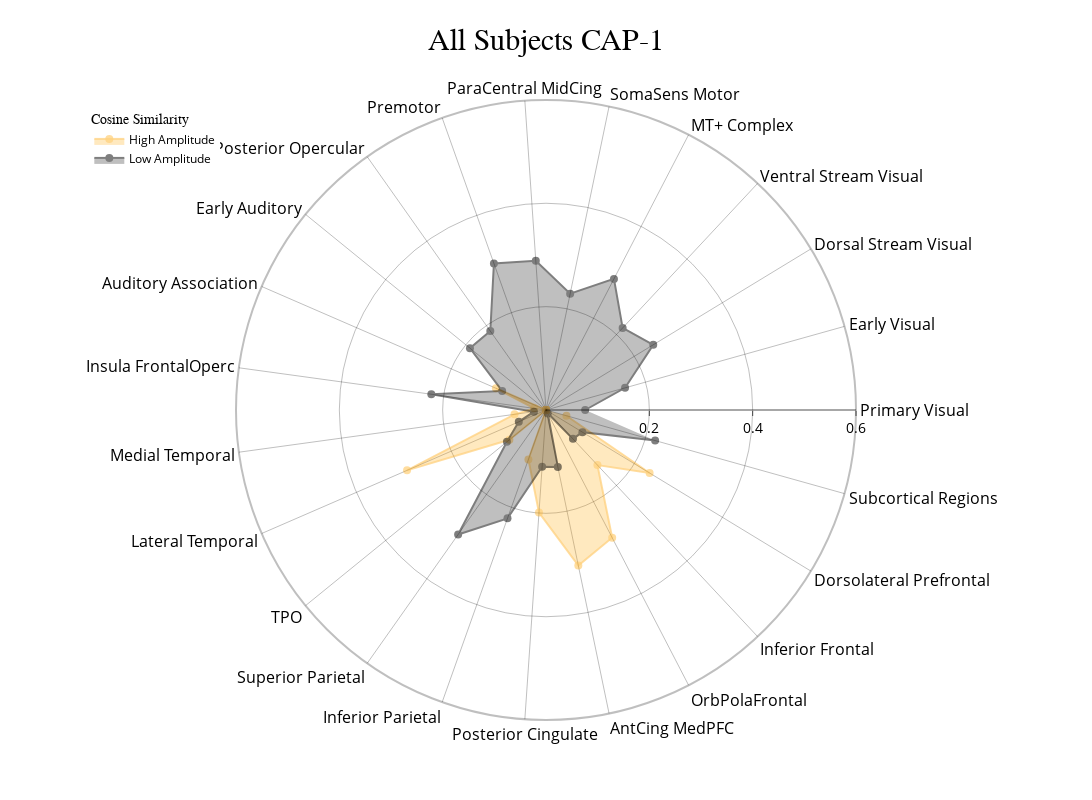
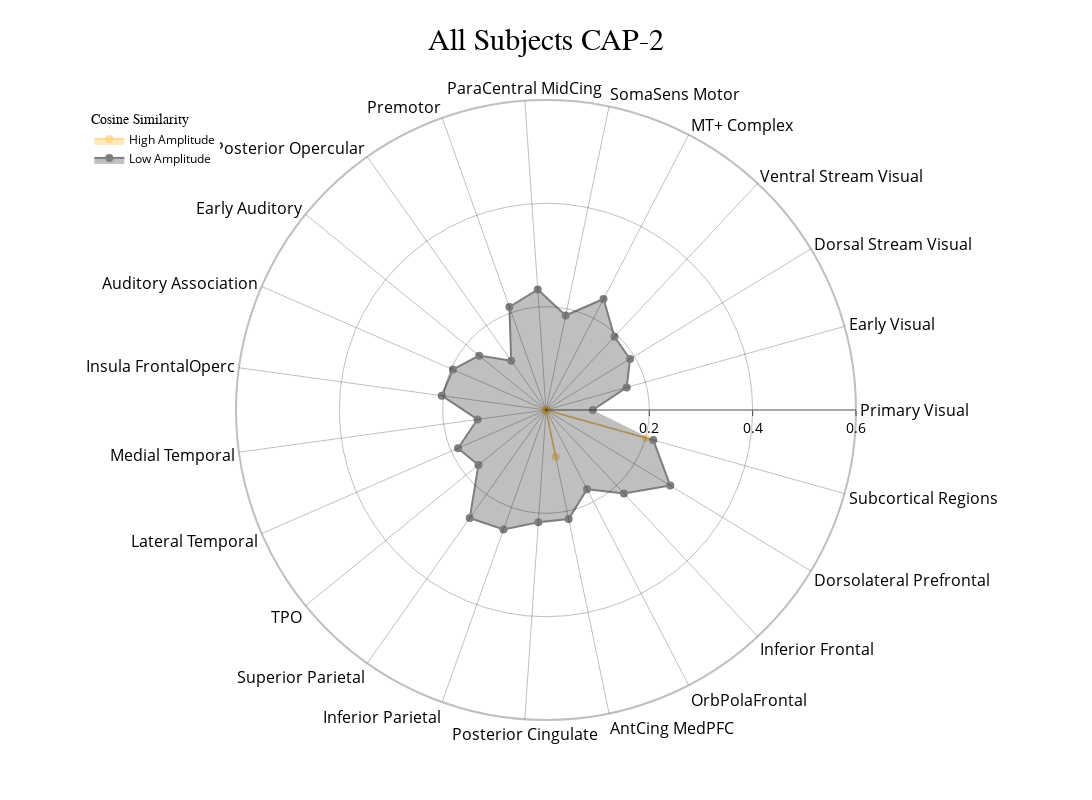
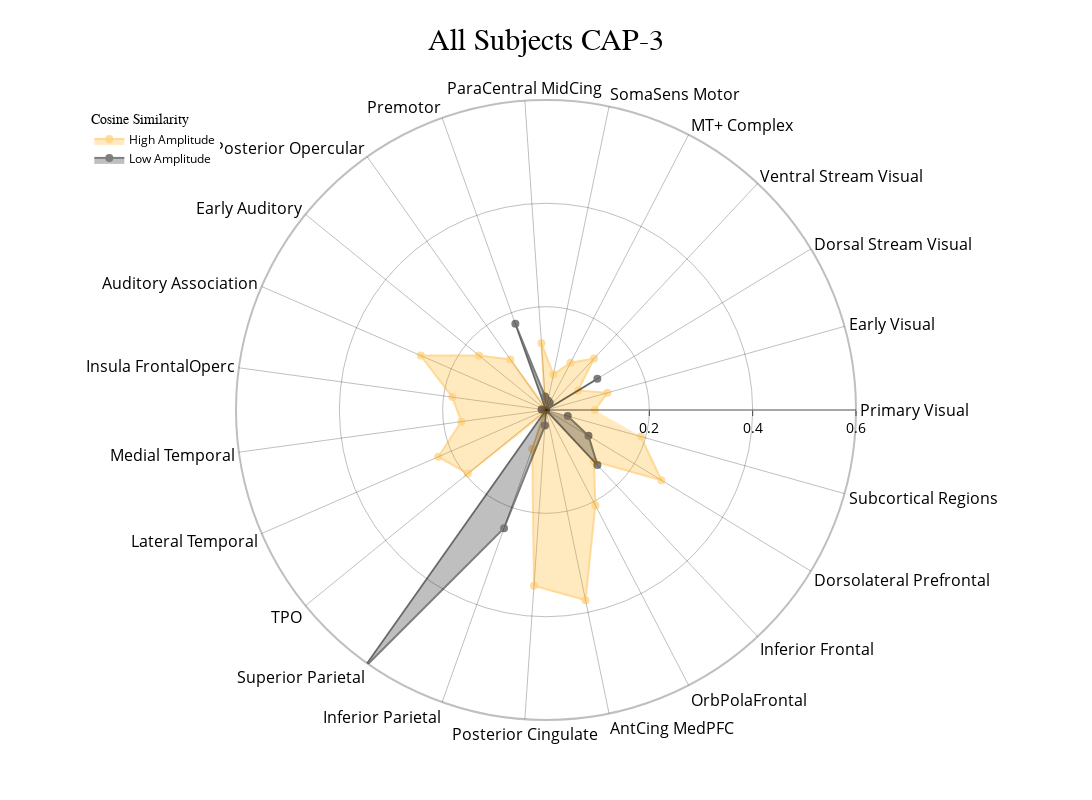
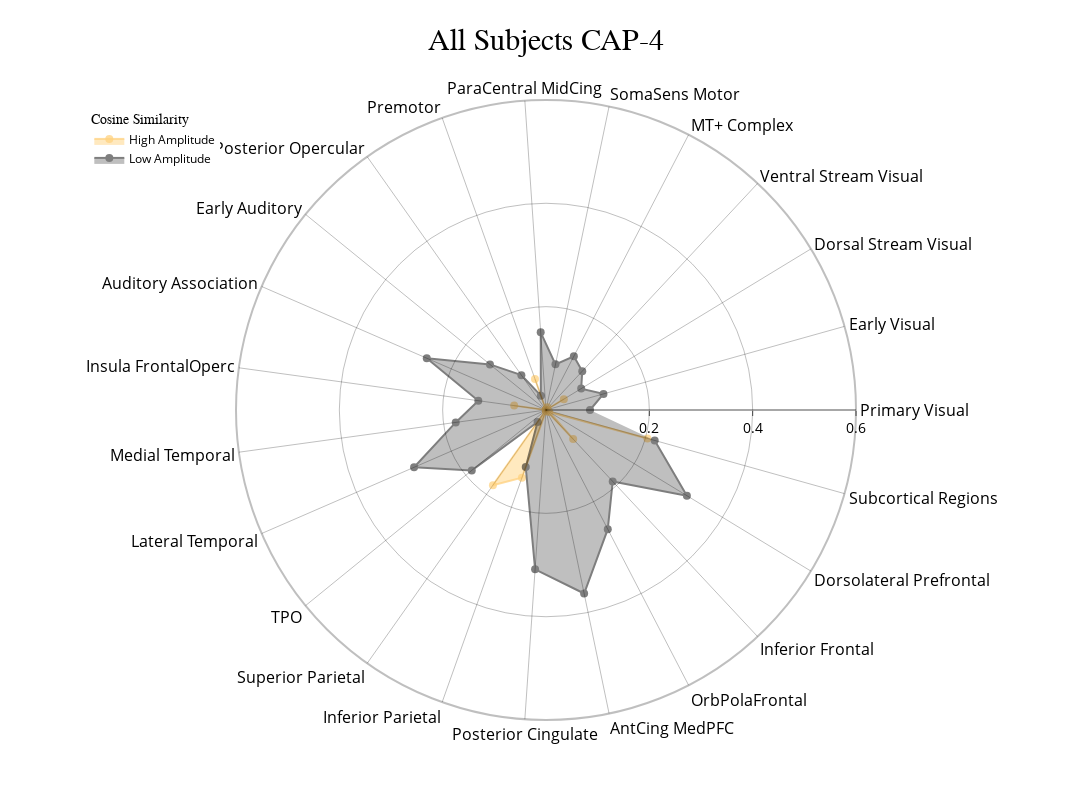

The notebook cell saved with these charts, in order:
### Code cell
radialaxis = {
    "showline": True,
    "linewidth": 2,
    "linecolor": "rgba(0, 0, 0, 0.25)",
    "gridcolor": "rgba(0, 0, 0, 0.25)",
    "ticks": "outside",
    "tickfont": {"size": 14, "color": "black"},
    "range": [0, 0.6],
    "tickvals": [0.2, "", 0.4, "", 0.6],
}

color_discrete_map = {"High Amplitude": "rgba(255, 165, 0, 0.75)", "Low Amplitude": "black"}

cap_analysis.caps2radar(
    radialaxis=radialaxis,
    fill="toself",
    color_discrete_map=color_discrete_map,
    use_scatterpolar=True,
    output_dir=output_dir,
    as_html=True,
)

### Figure 1 — Plotly figure (JSON) as saved in the notebook; plotly's stock layout.template omitted (floating-point values rounded to 4 significant figures)
{"data": [{"connectgaps": true, "fill": "toself", "line": {"color": "rgba(255, 165, 0, 0.75)", "width": 2}, "marker": {"color": "rgba(255, 165, 0, 0.75)", "size": 8}, "mode": "markers+lines", "name": "High Amplitude", "opacity": 0.5, "r": [0, 0, 0, 0, 0, 0, 0, 0, 0, 0, 0.1057, 0.02312, 0.06152, 0.2932, 0.09137, 0, 0.1017, 0.199, 0.3076, 0.2784, 0.1459, 0.2347, 0.04106], "theta": ["Primary Visual", "Early Visual", "Dorsal Stream Visual", "Ventral Stream Visual", "MT+ Complex", "SomaSens Motor", "ParaCentral MidCing", "Premotor", "Posterior Opercular", "Early Auditory", "Auditory Association", "Insula FrontalOperc", "Medial Temporal", "Lateral Temporal", "TPO", "Superior Parietal", "Inferior Parietal", "Posterior Cingulate", "AntCing MedPFC", "OrbPolaFrontal", "Inferior Frontal", "Dorsolateral Prefrontal", "Subcortical Regions"], "type": "scatterpolar"}, {"connectgaps": true, "fill": "toself", "line": {"color": "black", "width": 2}, "marker": {"color": "black", "size": 8}, "mode": "markers+lines", "name": "Low Amplitude", "opacity": 0.5, "r": [0.07582, 0.1589, 0.2429, 0.2173, 0.2858, 0.2298, 0.2896, 0.301, 0.1869, 0.1898, 0.09248, 0.224, 0.02359, 0.0574, 0.09746, 0.2949, 0.2225, 0.1099, 0.1125, 0.007424, 0.07647, 0.08248, 0.2194], "theta": ["Primary Visual", "Early Visual", "Dorsal Stream Visual", "Ventral Stream Visual", "MT+ Complex", "SomaSens Motor", "ParaCentral MidCing", "Premotor", "Posterior Opercular", "Early Auditory", "Auditory Association", "Insula FrontalOperc", "Medial Temporal", "Lateral Temporal", "TPO", "Superior Parietal", "Inferior Parietal", "Posterior Cingulate", "AntCing MedPFC", "OrbPolaFrontal", "Inferior Frontal", "Dorsolateral Prefrontal", "Subcortical Regions"], "type": "scatterpolar"}], "layout": {"height": 800, "legend": {"font": {"color": "black", "size": 12}, "title": {"font": {"family": "Times New Roman"}, "text": "Cosine Similarity"}, "x": 0.01, "xanchor": "left", "y": 0.99, "yanchor": "top"}, "polar": {"angularaxis": {"gridcolor": "rgba(0, 0, 0, 0.25)", "linecolor": "rgba(0, 0, 0, 0.25)", "linewidth": 2, "showline": true, "tickfont": {"color": "black", "size": 16}}, "bgcolor": "white", "radialaxis": {"gridcolor": "rgba(0, 0, 0, 0.25)", "linecolor": "rgba(0, 0, 0, 0.25)", "linewidth": 2, "range": [0, 0.6], "showline": true, "tickfont": {"color": "black", "size": 14}, "ticks": "outside", "tickvals": [0.2, "", 0.4, "", 0.6]}}, "showlegend": true, "title": {"font": {"color": "black", "family": "Times New Roman", "size": 30}, "text": "All Subjects CAP-1", "x": 0.5}, "width": 1200}}

### Figure 2 — Plotly figure (JSON) as saved in the notebook; plotly's stock layout.template omitted (floating-point values rounded to 4 significant figures)
{"data": [{"connectgaps": true, "fill": "toself", "line": {"color": "rgba(255, 165, 0, 0.75)", "width": 2}, "marker": {"color": "rgba(255, 165, 0, 0.75)", "size": 8}, "mode": "markers+lines", "name": "High Amplitude", "opacity": 0.5, "r": [0, 0, 0, 0, 0, 0, 0, 0, 0, 0, 0, 0, 0, 0, 0, 0, 0, 0, 0.09241, 0, 0, 0, 0.201], "theta": ["Primary Visual", "Early Visual", "Dorsal Stream Visual", "Ventral Stream Visual", "MT+ Complex", "SomaSens Motor", "ParaCentral MidCing", "Premotor", "Posterior Opercular", "Early Auditory", "Auditory Association", "Insula FrontalOperc", "Medial Temporal", "Lateral Temporal", "TPO", "Superior Parietal", "Inferior Parietal", "Posterior Cingulate", "AntCing MedPFC", "OrbPolaFrontal", "Inferior Frontal", "Dorsolateral Prefrontal", "Subcortical Regions"], "type": "scatterpolar"}, {"connectgaps": true, "fill": "toself", "line": {"color": "black", "width": 2}, "marker": {"color": "black", "size": 8}, "mode": "markers+lines", "name": "Low Amplitude", "opacity": 0.5, "r": [0.09057, 0.1622, 0.1904, 0.194, 0.242, 0.1868, 0.2337, 0.2115, 0.1168, 0.1667, 0.1965, 0.2036, 0.1337, 0.1856, 0.1685, 0.2559, 0.2455, 0.2176, 0.2155, 0.1725, 0.221, 0.2814, 0.2157], "theta": ["Primary Visual", "Early Visual", "Dorsal Stream Visual", "Ventral Stream Visual", "MT+ Complex", "SomaSens Motor", "ParaCentral MidCing", "Premotor", "Posterior Opercular", "Early Auditory", "Auditory Association", "Insula FrontalOperc", "Medial Temporal", "Lateral Temporal", "TPO", "Superior Parietal", "Inferior Parietal", "Posterior Cingulate", "AntCing MedPFC", "OrbPolaFrontal", "Inferior Frontal", "Dorsolateral Prefrontal", "Subcortical Regions"], "type": "scatterpolar"}], "layout": {"height": 800, "legend": {"font": {"color": "black", "size": 12}, "title": {"font": {"family": "Times New Roman"}, "text": "Cosine Similarity"}, "x": 0.01, "xanchor": "left", "y": 0.99, "yanchor": "top"}, "polar": {"angularaxis": {"gridcolor": "rgba(0, 0, 0, 0.25)", "linecolor": "rgba(0, 0, 0, 0.25)", "linewidth": 2, "showline": true, "tickfont": {"color": "black", "size": 16}}, "bgcolor": "white", "radialaxis": {"gridcolor": "rgba(0, 0, 0, 0.25)", "linecolor": "rgba(0, 0, 0, 0.25)", "linewidth": 2, "range": [0, 0.6], "showline": true, "tickfont": {"color": "black", "size": 14}, "ticks": "outside", "tickvals": [0.2, "", 0.4, "", 0.6]}}, "showlegend": true, "title": {"font": {"color": "black", "family": "Times New Roman", "size": 30}, "text": "All Subjects CAP-2", "x": 0.5}, "width": 1200}}

### Figure 3 — Plotly figure (JSON) as saved in the notebook; plotly's stock layout.template omitted (floating-point values rounded to 4 significant figures)
{"data": [{"connectgaps": true, "fill": "toself", "line": {"color": "rgba(255, 165, 0, 0.75)", "width": 2}, "marker": {"color": "rgba(255, 165, 0, 0.75)", "size": 8}, "mode": "markers+lines", "name": "High Amplitude", "opacity": 0.5, "r": [0.0945, 0.1235, 0.07269, 0.1362, 0.1032, 0.07036, 0.1294, 0.006458, 0.1197, 0.167, 0.2643, 0.183, 0.1654, 0.2274, 0.1951, 0.007337, 0.07966, 0.341, 0.376, 0.2078, 0.1361, 0.2615, 0.1908], "theta": ["Primary Visual", "Early Visual", "Dorsal Stream Visual", "Ventral Stream Visual", "MT+ Complex", "SomaSens Motor", "ParaCentral MidCing", "Premotor", "Posterior Opercular", "Early Auditory", "Auditory Association", "Insula FrontalOperc", "Medial Temporal", "Lateral Temporal", "TPO", "Superior Parietal", "Inferior Parietal", "Posterior Cingulate", "AntCing MedPFC", "OrbPolaFrontal", "Inferior Frontal", "Dorsolateral Prefrontal", "Subcortical Regions"], "type": "scatterpolar"}, {"connectgaps": true, "fill": "toself", "line": {"color": "black", "width": 2}, "marker": {"color": "black", "size": 8}, "mode": "markers+lines", "name": "Low Amplitude", "opacity": 0.5, "r": [0, 0, 0.1163, 0, 0.01569, 0.01896, 0.02625, 0.1771, 0, 0, 0, 0.008701, 0, 0, 0, 0.6125, 0.2428, 0.03019, 0, 0, 0.1458, 0.09626, 0.04377], "theta": ["Primary Visual", "Early Visual", "Dorsal Stream Visual", "Ventral Stream Visual", "MT+ Complex", "SomaSens Motor", "ParaCentral MidCing", "Premotor", "Posterior Opercular", "Early Auditory", "Auditory Association", "Insula FrontalOperc", "Medial Temporal", "Lateral Temporal", "TPO", "Superior Parietal", "Inferior Parietal", "Posterior Cingulate", "AntCing MedPFC", "OrbPolaFrontal", "Inferior Frontal", "Dorsolateral Prefrontal", "Subcortical Regions"], "type": "scatterpolar"}], "layout": {"height": 800, "legend": {"font": {"color": "black", "size": 12}, "title": {"font": {"family": "Times New Roman"}, "text": "Cosine Similarity"}, "x": 0.01, "xanchor": "left", "y": 0.99, "yanchor": "top"}, "polar": {"angularaxis": {"gridcolor": "rgba(0, 0, 0, 0.25)", "linecolor": "rgba(0, 0, 0, 0.25)", "linewidth": 2, "showline": true, "tickfont": {"color": "black", "size": 16}}, "bgcolor": "white", "radialaxis": {"gridcolor": "rgba(0, 0, 0, 0.25)", "linecolor": "rgba(0, 0, 0, 0.25)", "linewidth": 2, "range": [0, 0.6], "showline": true, "tickfont": {"color": "black", "size": 14}, "ticks": "outside", "tickvals": [0.2, "", 0.4, "", 0.6]}}, "showlegend": true, "title": {"font": {"color": "black", "family": "Times New Roman", "size": 30}, "text": "All Subjects CAP-3", "x": 0.5}, "width": 1200}}

### Figure 4 — Plotly figure (JSON) as saved in the notebook; plotly's stock layout.template omitted (floating-point values rounded to 4 significant figures)
{"data": [{"connectgaps": true, "fill": "toself", "line": {"color": "rgba(255, 165, 0, 0.75)", "width": 2}, "marker": {"color": "rgba(255, 165, 0, 0.75)", "size": 8}, "mode": "markers+lines", "name": "High Amplitude", "opacity": 0.5, "r": [0, 0, 0.04039, 0, 0.005723, 0, 0, 0.06361, 0, 0, 0, 0.0622, 0, 0, 0, 0.1781, 0.1391, 0.002388, 0, 0, 0.07707, 0.007385, 0.2038], "theta": ["Primary Visual", "Early Visual", "Dorsal Stream Visual", "Ventral Stream Visual", "MT+ Complex", "SomaSens Motor", "ParaCentral MidCing", "Premotor", "Posterior Opercular", "Early Auditory", "Auditory Association", "Insula FrontalOperc", "Medial Temporal", "Lateral Temporal", "TPO", "Superior Parietal", "Inferior Parietal", "Posterior Cingulate", "AntCing MedPFC", "OrbPolaFrontal", "Inferior Frontal", "Dorsolateral Prefrontal", "Subcortical Regions"], "type": "scatterpolar"}, {"connectgaps": true, "fill": "toself", "line": {"color": "black", "width": 2}, "marker": {"color": "black", "size": 8}, "mode": "markers+lines", "name": "Low Amplitude", "opacity": 0.5, "r": [0.08518, 0.1155, 0.07968, 0.1028, 0.1172, 0.09022, 0.1506, 0.02945, 0.08259, 0.1398, 0.2516, 0.1323, 0.1764, 0.2784, 0.1852, 0.02832, 0.1171, 0.3091, 0.3628, 0.2599, 0.1891, 0.3192, 0.2185], "theta": ["Primary Visual", "Early Visual", "Dorsal Stream Visual", "Ventral Stream Visual", "MT+ Complex", "SomaSens Motor", "ParaCentral MidCing", "Premotor", "Posterior Opercular", "Early Auditory", "Auditory Association", "Insula FrontalOperc", "Medial Temporal", "Lateral Temporal", "TPO", "Superior Parietal", "Inferior Parietal", "Posterior Cingulate", "AntCing MedPFC", "OrbPolaFrontal", "Inferior Frontal", "Dorsolateral Prefrontal", "Subcortical Regions"], "type": "scatterpolar"}], "layout": {"height": 800, "legend": {"font": {"color": "black", "size": 12}, "title": {"font": {"family": "Times New Roman"}, "text": "Cosine Similarity"}, "x": 0.01, "xanchor": "left", "y": 0.99, "yanchor": "top"}, "polar": {"angularaxis": {"gridcolor": "rgba(0, 0, 0, 0.25)", "linecolor": "rgba(0, 0, 0, 0.25)", "linewidth": 2, "showline": true, "tickfont": {"color": "black", "size": 16}}, "bgcolor": "white", "radialaxis": {"gridcolor": "rgba(0, 0, 0, 0.25)", "linecolor": "rgba(0, 0, 0, 0.25)", "linewidth": 2, "range": [0, 0.6], "showline": true, "tickfont": {"color": "black", "size": 14}, "ticks": "outside", "tickvals": [0.2, "", 0.4, "", 0.6]}}, "showlegend": true, "title": {"font": {"color": "black", "family": "Times New Roman", "size": 30}, "text": "All Subjects CAP-4", "x": 0.5}, "width": 1200}}
